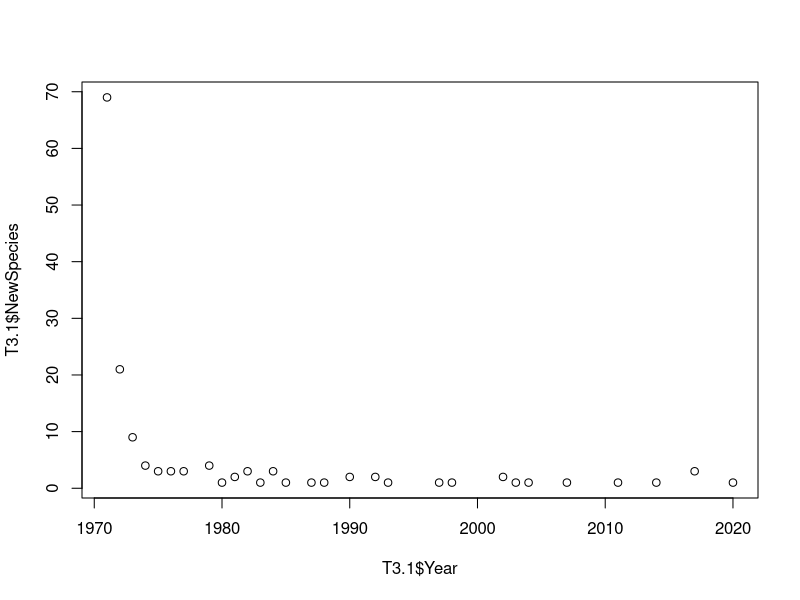
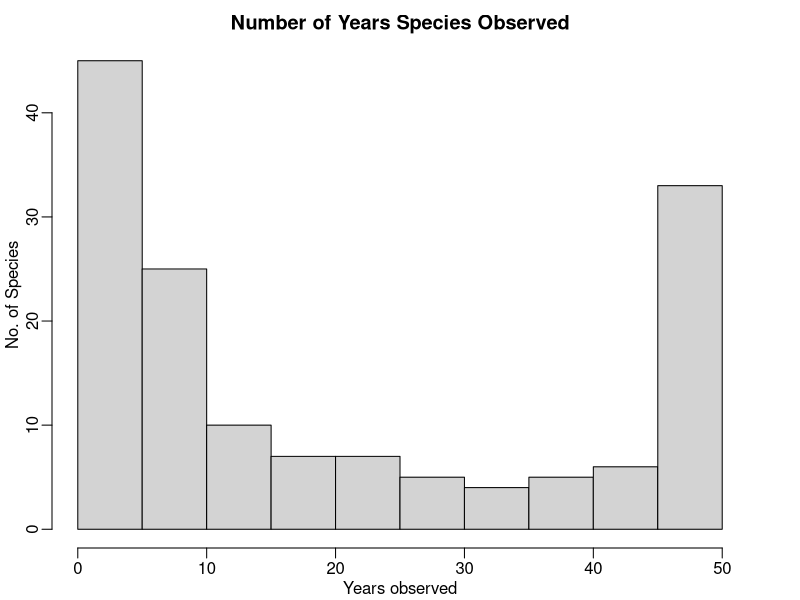
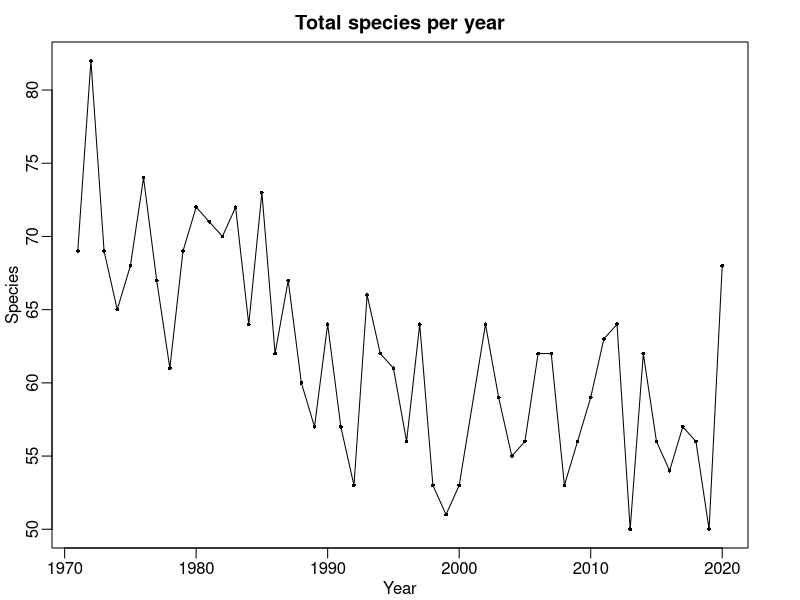
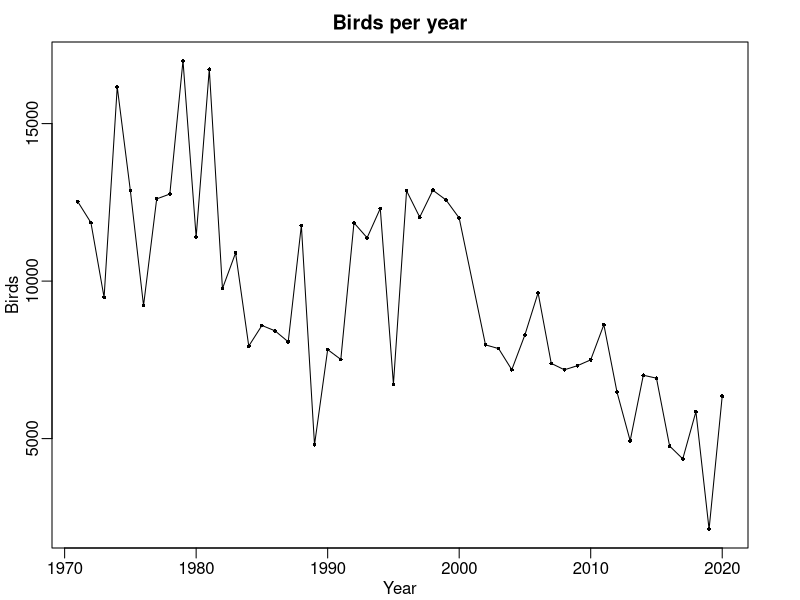
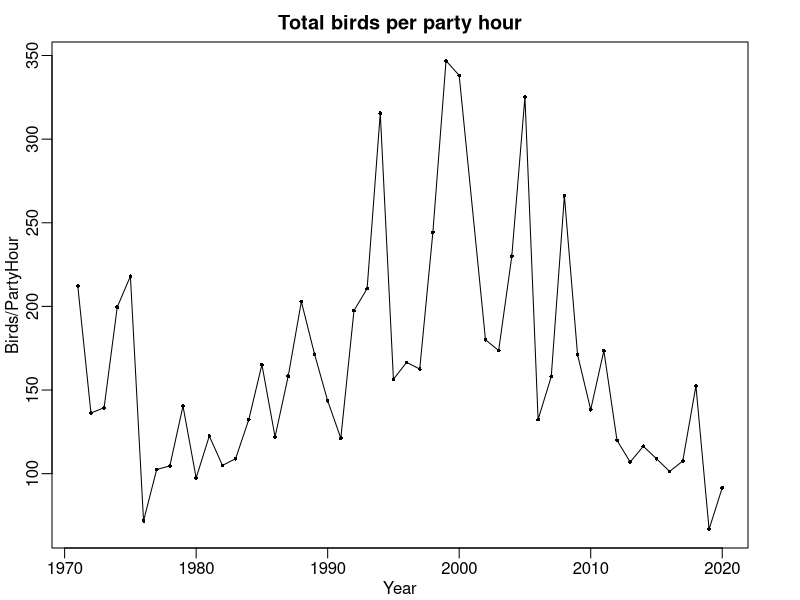
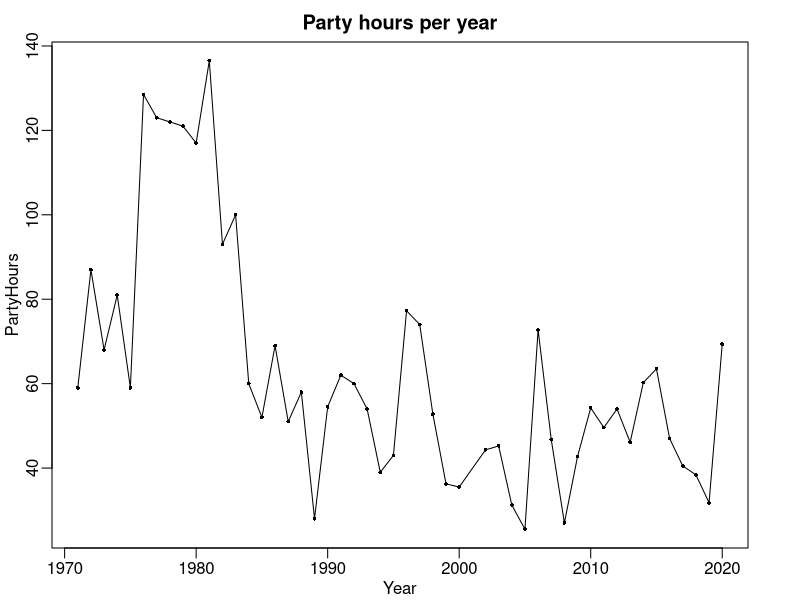
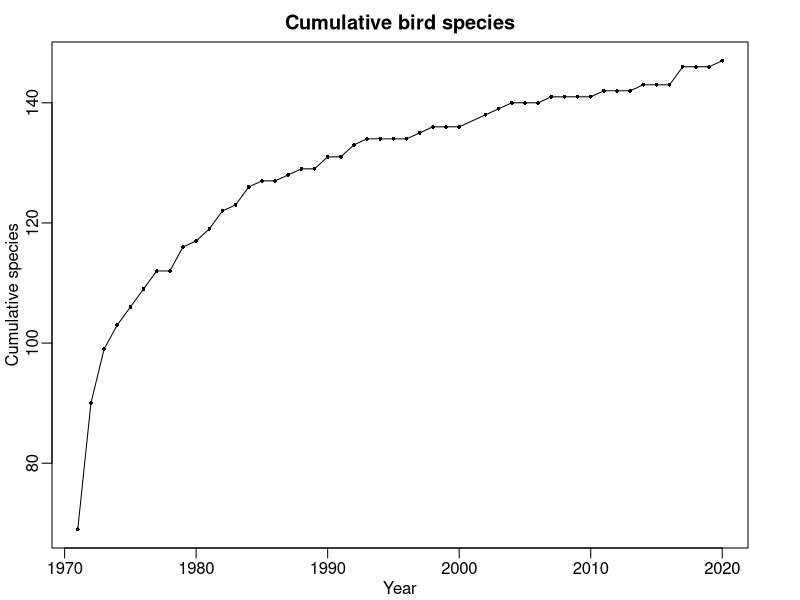
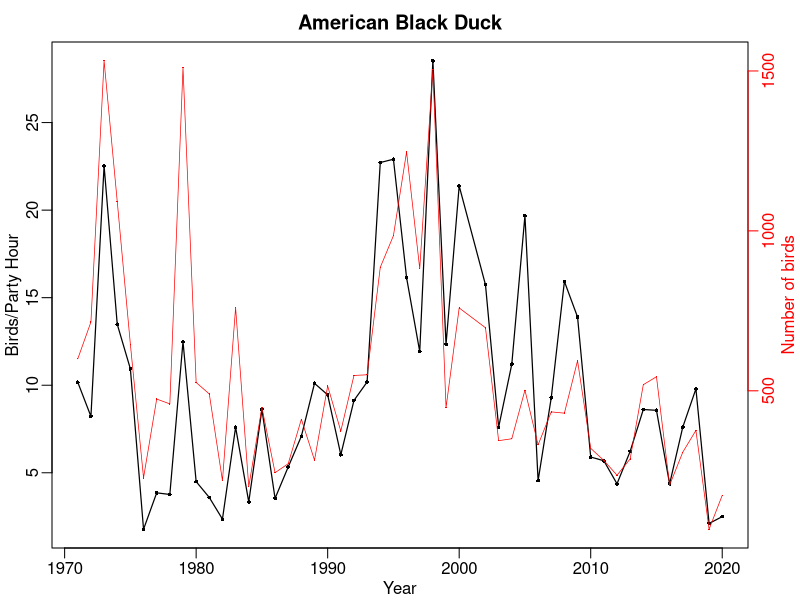

The R source for these figures, in order: (Note: this script raises an error after producing the figures.)
#Initial data exploration for CBC circle on MDI 

library(ggplot2)
library(dplyr)

setwd("/Users/Nick/Documents/Projects/Birds/CBC_ANP/Rwork")

#read in the file without the 'X' at the beginning of column names (check.names = F)
T1<-read.csv('CBC_MDI_All.csv', header=TRUE, check.names = FALSE)
Y1<-read.csv('Years_MDI.csv', header=TRUE) #this starts with 1971
#O1<-read.csv('Observers.csv', header=TRUE)
str(T1)
names(T1)
head(T1)

#Just keep the 50 years with Bill Townsend
T1<-T1[T1$Year >= 1971, ]
#Y1<-Y1[Y1$Year >= 1971, ] #this doesn't work, no longer a table?
#remove species with zero birds
T1<-T1[!(T1$CommonName %in% c("American Three-toed Woodpecker",
                              "Blue Grosbeak", 
                              "Common Scoter",
                              "Little Gull",
                              "Northern Hawk Owl",
                              "Osprey",
                              "Red Phalarope",
                              "Red-shouldered Hawk")), ]

#
####################################################
#no. of species per year
#remove zeros
T1.1<-T1[T1$Count > 0, ]
#no. of species, no. of birds, birds sum by party hours,  
#party hours, observers

T2<-T1.1 %>%
  group_by(Year) %>%
  summarise(NoSpecies=length(CommonName),
            Birds=sum(Count),
            BirdsPartyHour=sum(CountPartyHour),
            PartyHours=mean(PartyHours))

head(T2)


############
#Frequency of years species is present
F1<-T1.1 %>% 
  group_by(CommonName) %>% 
  summarise(Freq=length(Year),
            TotalBirds=sum(Count),
            TotBirdsPH=sum(CountPartyHour),
            MinYear=min(Year),
            MaxYear=max(Year))

write.csv(F1, "BirdFreqTotals_MDI.csv", row.names=FALSE)


###############################################
setwd("/Users/Nick/Documents/Projects/Birds/CBC_ANP/Rwork/Plots_MDI")


##################################################
########Years each species observed############
##################################################
png(filename = "aa_YearsSpeciesObserved.png",
    width=5.5, height=3.0, units="in", res = 150)

par(mfrow=c(1,1), mgp=c(1.5,0.5,0), mar=c(2.5,2.5,2,2.5), oma=c(0.1,0.1,0.1,0.1))

hist(F1$Freq, xlab="Years observed", ylab="No. of Species",
     main="Number of Years Species Observed")

dev.off()
##################################################


##################################################
########Bird Species Per Year############
##################################################
png(filename = "aa_NoSpecies.png",
     width=5.5, height=3.0, units="in", res = 150)

par(mfrow=c(1,1), mgp=c(1.5,0.5,0), mar=c(2.5,2.5,2,2.5), oma=c(0.1,0.1,0.1,0.1))

plot(T2$Year, T2$NoSpecies,
     pch=16, cex=0.5,
     xlab="Year", ylab="Species",
     main="Total species per year")
lines(T2$Year, T2$NoSpecies)

dev.off()
##################################################

###################################################################################
###################################################################################
###################################################################################


###################################################################################
###################################################################################
###################################################################################
##################################################
########Birds Per Year############
##################################################
png(filename = "aa_NoBirds.png",
     width=5.5, height=3.0, units="in", res = 150)

par(mfrow=c(1,1), mgp=c(1.5,0.5,0), mar=c(2.5,2.5,2,2.5), oma=c(0.1,0.1,0.1,0.1))

plot(T2$Year, T2$Birds,
     pch=16, cex=0.5,
     xlab="Year", ylab="Birds",
     main="Birds per year")
lines(T2$Year, T2$Birds)

dev.off()
##################################################


###################################################################################
###################################################################################
###################################################################################
###################################################################################
###################################################################################
###################################################################################
###################################################################################
##################################################
########Birds Per Party Hour############
##################################################
png(filename = "aa_NoBirdsPartyHour.png",
     width=5.5, height=3.0, units="in", res = 150)

par(mfrow=c(1,1), mgp=c(1.5,0.5,0), mar=c(2.5,2.5,2,2.5), oma=c(0.1,0.1,0.1,0.1))

plot(T2$Year, T2$BirdsPartyHour,
     pch=16, cex=0.5,
     xlab="Year", ylab="Birds/PartyHour",
     main="Total birds per party hour")
lines(T2$Year, T2$BirdsPartyHour)

dev.off()
##################################################

###################################################################################
###################################################################################
###################################################################################
###################################################################################
##################################################
########Party Hour############
##################################################
png(filename = "aa_PartyHours.png",
     width=5.5, height=3.0, units="in", res = 150)

par(mfrow=c(1,1), mgp=c(1.5,0.5,0), mar=c(2.5,2.5,2,2.5), oma=c(0.1,0.1,0.1,0.1))

plot(T2$Year, T2$PartyHours,
     pch=16, cex=0.5,
     xlab="Year", ylab="PartyHours",
     main="Party hours per year")
lines(T2$Year, T2$PartyHours)

dev.off()
###################################################################################
###################################################################################
###################################################################################
###################################################################################
###################################################################################






###################################################################################
###################################################################################
###################################################################################
#observers per year and party hours
###################################################################################
###################################################################################
###################################################################################

##################################################
#total no of species observed
#min year per species
T3<- T1.1 %>%
  group_by(CommonName) %>%
  summarise(Year=min(Year))

#max year per species
T3.max<- T1.1 %>%
  group_by(CommonName) %>%
  summarise(Year=max(Year))

head(T3)

T3.1<- T3 %>% 
  group_by(Year) %>%
  summarise(NewSpecies=length(Year))
head(T3.1)

plot(T3.1$Year, T3.1$NewSpecies)

#need to add in all of the zeros and then need to add in new
#species from each year

T3.2<-merge(T3.1, Y1, by="Year",
            all.y=TRUE) #include all rows from second data frame
head(T3.2)
T3.2[is.na(T3.2)] <- 0
T3.2$cumsum<-cumsum(T3.2$NewSpecies)

##################################################
png(filename = "aa_CumulativeBirds.png",
     width=5.5, height=3.0, units="in", res = 150)

par(mfrow=c(1,1), mgp=c(1.5,0.5,0), mar=c(2.5,2.5,2,2.5), oma=c(0.1,0.1,0.1,0.1))

plot(T3.2$Year, T3.2$cumsum,
     pch=16, cex=0.5,
     xlab="Year", ylab="Cumulative species",
     main="Cumulative bird species")
lines(T3.2$Year, T3.2$cumsum)

dev.off()
##################################################




########################################################################
########################################################################
######################## Plot of Count and Count Party Hour ##########################
########################################################################
########################################################################
#T1.1<-subset(T1, CommonName == "American Black Duck")
############################################################
#create plot for each species
up<-as.vector(unique(T1$CommonName))

#set destination for plots
setwd("/Users/Nick/Documents/Projects/Birds/CBC_ANP/Rwork//Plots_MDI")

#begin loop
for (i in 1:length(up)) {
  T1.1<-subset(T1,CommonName==up[i]) #need to double check that this is correct (T1.1)
  
  ##################################################
  
  ##################################################
  png(filename =paste("Figure_",up[i],".png",sep=""),
      width=5.0, height=3.0, units="in", res = 150)
  ##################################################
  
  ##########
  par(mfrow=c(1,1), mgp=c(1.5,0.5,0), mar=c(2.5,2.5,2,2.5), oma=c(0.1,0.1,0.1,0.1))
  
  plot(T1.1$Year, T1.1$CountPartyHour,
       pch=16, cex=0.5,
       xlab="Year", ylab="Birds/Party Hour",
       main=T1.1$CommonName[T1.1$Year==1971])
  lines(T1.1$Year, T1.1$CountPartyHour, lwd=1.2)
  
  par(new = T)
  plot(T1.1$Year, T1.1$Count,
       axes=F, xlab=NA, ylab=NA, 
       pch=16, cex=0.2, col="red")
  lines(T1.1$Year, T1.1$Count, col="red", lwd=0.7)
  axis(side = 4, col="red", col.axis="red", col.lab="red")
  mtext(side = 4, line = 1.5, 'Number of birds', col="red")
  
  
  dev.off()
  
  
  rm(T1.1) # remove the T1 table after each loop to ensure no carry over
} # close i
#end of loop




#####################################
########################################################################

####
#1930s birds for Catherine
T1930<-T1[T1$Year < 1940, ]
T1930a<-T1930 %>%
  group_by(CommonName) %>%
  summarise(Count=sum(Count))
T1930b<-T1930a[T1930a$Count > 0, ] 

